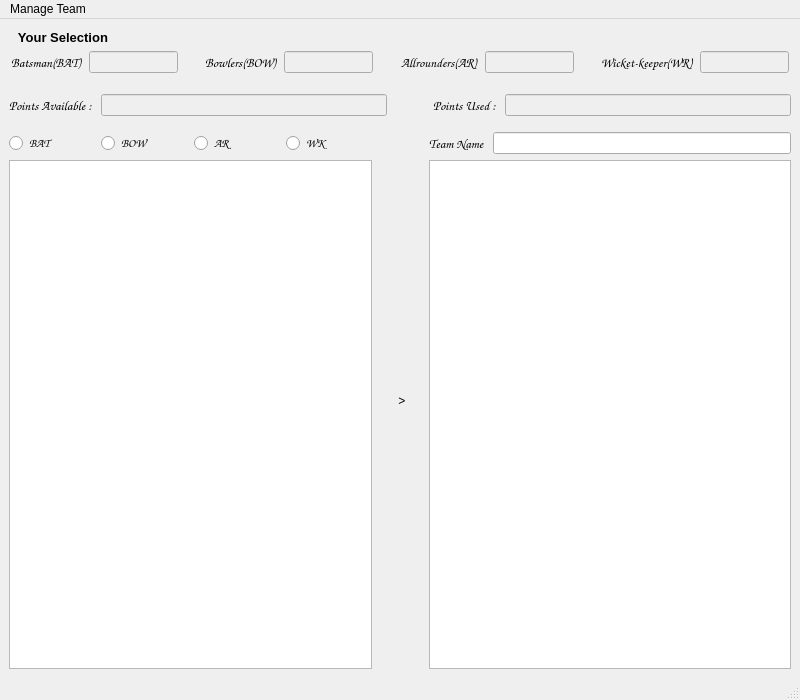
<?xml version="1.0" encoding="UTF-8"?>
<ui version="4.0">
 <class>MainWindow</class>
 <widget class="QMainWindow" name="MainWindow">
  <property name="geometry">
   <rect>
    <x>0</x>
    <y>0</y>
    <width>800</width>
    <height>700</height>
   </rect>
  </property>
  <property name="maximumSize">
   <size>
    <width>1000</width>
    <height>1000</height>
   </size>
  </property>
  <property name="windowTitle">
   <string>MainWindow</string>
  </property>
  <widget class="QWidget" name="centralwidget">
   <layout class="QVBoxLayout" name="verticalLayout_5">
    <item>
     <layout class="QVBoxLayout" name="verticalLayout">
      <property name="leftMargin">
       <number>2</number>
      </property>
      <property name="topMargin">
       <number>2</number>
      </property>
      <property name="rightMargin">
       <number>2</number>
      </property>
      <property name="bottomMargin">
       <number>2</number>
      </property>
      <item>
       <widget class="QLabel" name="L1">
        <property name="font">
         <font>
          <pointsize>10</pointsize>
          <weight>75</weight>
          <bold>true</bold>
         </font>
        </property>
        <property name="text">
         <string>  Your Selection</string>
        </property>
       </widget>
      </item>
      <item>
       <layout class="QHBoxLayout" name="horizontalLayout">
        <item>
         <widget class="QLabel" name="L2">
          <property name="font">
           <font>
            <family>Comic Sans MS</family>
            <pointsize>10</pointsize>
            <weight>75</weight>
            <bold>true</bold>
           </font>
          </property>
          <property name="text">
           <string>Batsman(BAT)</string>
          </property>
         </widget>
        </item>
        <item>
         <widget class="QLineEdit" name="lineEdit">
          <property name="enabled">
           <bool>false</bool>
          </property>
         </widget>
        </item>
        <item>
         <spacer name="horizontalSpacer">
          <property name="orientation">
           <enum>Qt::Horizontal</enum>
          </property>
          <property name="sizeHint" stdset="0">
           <size>
            <width>40</width>
            <height>20</height>
           </size>
          </property>
         </spacer>
        </item>
        <item>
         <widget class="QLabel" name="L3">
          <property name="font">
           <font>
            <family>Comic Sans MS</family>
            <pointsize>10</pointsize>
            <weight>75</weight>
            <bold>true</bold>
           </font>
          </property>
          <property name="text">
           <string>Bowlers(BOW)</string>
          </property>
         </widget>
        </item>
        <item>
         <widget class="QLineEdit" name="lineEdit_2">
          <property name="enabled">
           <bool>false</bool>
          </property>
         </widget>
        </item>
        <item>
         <spacer name="horizontalSpacer_2">
          <property name="orientation">
           <enum>Qt::Horizontal</enum>
          </property>
          <property name="sizeHint" stdset="0">
           <size>
            <width>40</width>
            <height>20</height>
           </size>
          </property>
         </spacer>
        </item>
        <item>
         <widget class="QLabel" name="L4">
          <property name="font">
           <font>
            <family>Comic Sans MS</family>
            <pointsize>10</pointsize>
            <weight>75</weight>
            <bold>true</bold>
           </font>
          </property>
          <property name="text">
           <string>Allrounders(AR)</string>
          </property>
         </widget>
        </item>
        <item>
         <widget class="QLineEdit" name="lineEdit_3">
          <property name="enabled">
           <bool>false</bool>
          </property>
         </widget>
        </item>
        <item>
         <spacer name="horizontalSpacer_3">
          <property name="orientation">
           <enum>Qt::Horizontal</enum>
          </property>
          <property name="sizeHint" stdset="0">
           <size>
            <width>40</width>
            <height>20</height>
           </size>
          </property>
         </spacer>
        </item>
        <item>
         <widget class="QLabel" name="L5">
          <property name="font">
           <font>
            <family>Comic Sans MS</family>
            <pointsize>10</pointsize>
            <weight>75</weight>
            <bold>true</bold>
           </font>
          </property>
          <property name="text">
           <string>Wicket-keeper(WR)</string>
          </property>
         </widget>
        </item>
        <item>
         <widget class="QLineEdit" name="lineEdit_4">
          <property name="enabled">
           <bool>false</bool>
          </property>
         </widget>
        </item>
       </layout>
      </item>
      <item>
       <spacer name="verticalSpacer_3">
        <property name="orientation">
         <enum>Qt::Vertical</enum>
        </property>
        <property name="sizeType">
         <enum>QSizePolicy::Fixed</enum>
        </property>
        <property name="sizeHint" stdset="0">
         <size>
          <width>18</width>
          <height>13</height>
         </size>
        </property>
       </spacer>
      </item>
     </layout>
    </item>
    <item>
     <layout class="QHBoxLayout" name="horizontalLayout_2">
      <item>
       <widget class="QLabel" name="L6">
        <property name="font">
         <font>
          <family>Comic Sans MS</family>
          <pointsize>10</pointsize>
          <weight>75</weight>
          <bold>true</bold>
         </font>
        </property>
        <property name="text">
         <string>Points Available : </string>
        </property>
       </widget>
      </item>
      <item>
       <widget class="QLineEdit" name="lineEdit_5">
        <property name="enabled">
         <bool>false</bool>
        </property>
       </widget>
      </item>
      <item>
       <spacer name="horizontalSpacer_4">
        <property name="orientation">
         <enum>Qt::Horizontal</enum>
        </property>
        <property name="sizeType">
         <enum>QSizePolicy::Fixed</enum>
        </property>
        <property name="sizeHint" stdset="0">
         <size>
          <width>40</width>
          <height>20</height>
         </size>
        </property>
       </spacer>
      </item>
      <item>
       <widget class="QLabel" name="L7">
        <property name="font">
         <font>
          <family>Comic Sans MS</family>
          <pointsize>10</pointsize>
          <weight>75</weight>
          <bold>true</bold>
         </font>
        </property>
        <property name="text">
         <string>Points Used : </string>
        </property>
       </widget>
      </item>
      <item>
       <widget class="QLineEdit" name="lineEdit_6">
        <property name="enabled">
         <bool>false</bool>
        </property>
       </widget>
      </item>
     </layout>
    </item>
    <item>
     <spacer name="verticalSpacer_2">
      <property name="orientation">
       <enum>Qt::Vertical</enum>
      </property>
      <property name="sizeType">
       <enum>QSizePolicy::Fixed</enum>
      </property>
      <property name="sizeHint" stdset="0">
       <size>
        <width>331</width>
        <height>10</height>
       </size>
      </property>
     </spacer>
    </item>
    <item>
     <layout class="QHBoxLayout" name="horizontalLayout_3">
      <item>
       <layout class="QVBoxLayout" name="verticalLayout_2">
        <item>
         <layout class="QHBoxLayout" name="horizontalLayout_4">
          <item>
           <widget class="QRadioButton" name="RB1">
            <property name="font">
             <font>
              <family>Comic Sans MS</family>
              <pointsize>9</pointsize>
              <weight>75</weight>
              <bold>true</bold>
             </font>
            </property>
            <property name="text">
             <string>BAT</string>
            </property>
           </widget>
          </item>
          <item>
           <widget class="QRadioButton" name="RB2">
            <property name="font">
             <font>
              <family>Comic Sans MS</family>
              <pointsize>9</pointsize>
              <weight>75</weight>
              <bold>true</bold>
             </font>
            </property>
            <property name="text">
             <string>BOW</string>
            </property>
           </widget>
          </item>
          <item>
           <widget class="QRadioButton" name="RB3">
            <property name="font">
             <font>
              <family>Comic Sans MS</family>
              <pointsize>9</pointsize>
              <weight>75</weight>
              <bold>true</bold>
             </font>
            </property>
            <property name="text">
             <string>AR</string>
            </property>
           </widget>
          </item>
          <item>
           <widget class="QRadioButton" name="RB4">
            <property name="font">
             <font>
              <family>Comic Sans MS</family>
              <pointsize>9</pointsize>
              <weight>75</weight>
              <bold>true</bold>
             </font>
            </property>
            <property name="text">
             <string>WK</string>
            </property>
           </widget>
          </item>
         </layout>
        </item>
        <item>
         <widget class="QListWidget" name="listWidget"/>
        </item>
       </layout>
      </item>
      <item>
       <spacer name="horizontalSpacer_5">
        <property name="orientation">
         <enum>Qt::Horizontal</enum>
        </property>
        <property name="sizeType">
         <enum>QSizePolicy::Fixed</enum>
        </property>
        <property name="sizeHint" stdset="0">
         <size>
          <width>17</width>
          <height>378</height>
         </size>
        </property>
       </spacer>
      </item>
      <item>
       <widget class="QLabel" name="label_9">
        <property name="text">
         <string> &gt;</string>
        </property>
       </widget>
      </item>
      <item>
       <spacer name="horizontalSpacer_6">
        <property name="orientation">
         <enum>Qt::Horizontal</enum>
        </property>
        <property name="sizeType">
         <enum>QSizePolicy::Fixed</enum>
        </property>
        <property name="sizeHint" stdset="0">
         <size>
          <width>17</width>
          <height>378</height>
         </size>
        </property>
       </spacer>
      </item>
      <item>
       <layout class="QVBoxLayout" name="verticalLayout_4">
        <item>
         <layout class="QHBoxLayout" name="horizontalLayout_5">
          <item>
           <widget class="QLabel" name="L8">
            <property name="font">
             <font>
              <family>Comic Sans MS</family>
              <pointsize>10</pointsize>
              <weight>75</weight>
              <bold>true</bold>
             </font>
            </property>
            <property name="text">
             <string>Team Name </string>
            </property>
           </widget>
          </item>
          <item>
           <widget class="QLineEdit" name="lineEdit_7"/>
          </item>
         </layout>
        </item>
        <item>
         <widget class="QListWidget" name="listWidget_2"/>
        </item>
       </layout>
      </item>
     </layout>
    </item>
   </layout>
  </widget>
  <widget class="QMenuBar" name="menubar">
   <property name="geometry">
    <rect>
     <x>0</x>
     <y>0</y>
     <width>800</width>
     <height>21</height>
    </rect>
   </property>
   <widget class="QMenu" name="menuManage_Team">
    <property name="title">
     <string>Manage Team</string>
    </property>
    <addaction name="actionNEW_Team"/>
    <addaction name="actionOPEN_Team"/>
    <addaction name="actionSAVE_Team"/>
    <addaction name="actionEVALUTE_Team"/>
   </widget>
   <addaction name="menuManage_Team"/>
  </widget>
  <widget class="QStatusBar" name="statusbar"/>
  <action name="actionNEW_Team">
   <property name="text">
    <string>NEW Team</string>
   </property>
  </action>
  <action name="actionOPEN_Team">
   <property name="text">
    <string>OPEN Team</string>
   </property>
  </action>
  <action name="actionSAVE_Team">
   <property name="text">
    <string>SAVE Team</string>
   </property>
  </action>
  <action name="actionEVALUTE_Team">
   <property name="text">
    <string>EVALUTE Team</string>
   </property>
  </action>
 </widget>
 <resources/>
 <connections/>
</ui>
